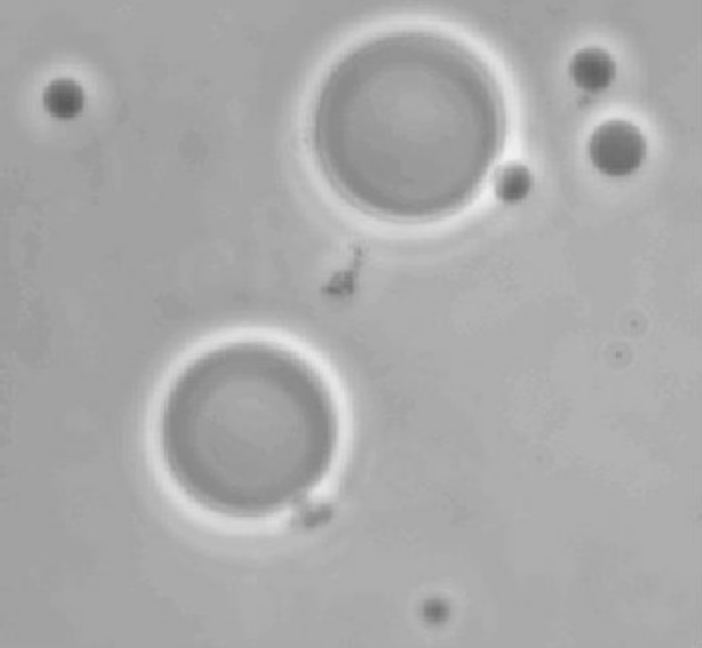
#> input picture images/cell.tif, 702 x 648 px
$ jupyter execute --allow-errors 'Otsus Optimal Global Thresholding.ipynb'
#> lines starting #> are read from the running program, lines starting #| are printed output that depends on the picture; after the words box and inside, x2 and y2 are one past the last pixel; in counts of white or black regions, pixels touching at a corner belong together
[cell 1]
import numpy as np
import cv2
import matplotlib.pyplot as plt
import seaborn as sns
from ipynb.fs.full.my_functions import global_threshold

<h1> Otsu's Optimal Global Thresholding </h1>

<p> For derivation refer the pdf derivation file or the book </p>
Basically, we find a threshold value k = k* such that the equation &nbsp;
$ { \large
    \sigma_B^2(k) = \frac{[m_G P_1(k) - m(k)]^2}{P_1(k) [1 - P_1(k)]}
}
$
is maximized.
<p style = "text-align:center"> <b>Or,</b></p>
find k* such that,
$ \normalsize \begin{equation}
\sigma_B^2(k^*) = \smash{\displaystyle\max_{0 \leq k \leq L-1}} \sigma_B^2(k)
\end{equation} $

<b>Where</b>, <br>

 $ P_1(k) = $ probability that a pixel chosen at random from image belongs to the class 1 of the thresholded image.<br>

 $ m_G = $ the average/expected intensity of the entire image <br>

 $ m(k) = $ the average/expected intensity of the image upto threshold k <br>

$ \sigma_B^2(k) = $ the between-class variance between the two image segments obtained after thresholding.

[cell 2]
def otsu_threshold(image) :
    '''
    This function calculates the optimal global threshold using otsus method.
    Inputs:
    image => a numpy array respresentation of the grayscale image

    returns:
    k_star => optimal global threshold
    cache :{
    P1_kstar => probability that pixel is in class 1
    P2_kstar => probability that pixel is in class 2
    n_star => separibility measure constant. (more means highly separable classes)
    sigma_g => global variance
    m => list of all cumulative means
    P1 => list of all cumulative sums
    sigma_b => list of all between-cluster variances

    }

    '''
    totalPixels = image.reshape(-1).shape[0]
    image_dup = np.copy(image).reshape(-1)
    intensities = np.array(range(0, 256))

    #get the histogram frequencies
    hist, _ = np.histogram(image, bins = 256, range = (0, 255))
    #calculate probabilities
    probs = hist / totalPixels

    #stores cumulative probability sum
    P1 = []

    #stores cumulative mean | expected value
    m = []

    #store between class variance
    sigma_B = []

    #find global expected intensity
    m_G = np.sum(probs[0 : 256] * intensities[0 : 256])

    #loop through all possible k values
    for k in range(0, 256):

        #append cumulative probability
        P1.append(np.sum(probs[0 : k + 1]))

        #append cumulative mean
        m.append(np.sum(probs[0 : k + 1] * intensities[0 : k + 1]))

        #append value of between-class variance
        if P1[k] * (1 - P1[k]) > 0:
            variance = np.power((m_G * P1[k] - m[k]), 2) / (P1[k] * (1 - P1[k]))

        else:
            variance = 0

        sigma_B.append(variance)


    #get index where sigma_B is maximum
    sigma_B = np.array(sigma_B)
    max_indices = np.where(sigma_B == sigma_B.max())[0]

    #average the max indices
    k_star = int(np.mean(max_indices))

    #calculate global variance
    sigma_G = np.sum(np.power(intensities - m_G, 2) * probs)

    #calculate separability measure
    n_star = sigma_B[k_star] / sigma_G

    #calculate P1_kstar
    P1_kstar = P1[k_star]

    #calculate P2 kstar
    P2_kstar = 1 - P1_kstar

    cache = {
        "n_star" : n_star,
        "P2_kstar" : P2_kstar,
        "P1_kstar" : P1_kstar,
        "sigma_g" : sigma_G,
        "P1" : P1,
        "m" : m,
        "sigma_b" : sigma_B

    }

    return (k_star, cache)

<h2> Load Image </h2>

[cell 3]
image = cv2.cvtColor(cv2.imread("../images/cell.tif"), cv2.COLOR_BGR2GRAY)
#> image: shape (648, 702); min 90, max 241, mean 169.6

plt.imshow(image, cmap = 'gray', vmin = 0, vmax = 255)

<h2> Basic Global Thresholding </h2>

#> (a cell that did not finish here is left out)

[cell 5]
plt.title('Histogram of intensities', fontsize = 15)
plt.xlabel("Intensities", fontsize = 15)
plt.ylabel("No of pixels", fontsize = 15)
plt.xlim(0, 255)
plt.hist(image.reshape(-1), bins = 256, range = (0, 255))
plt.show()
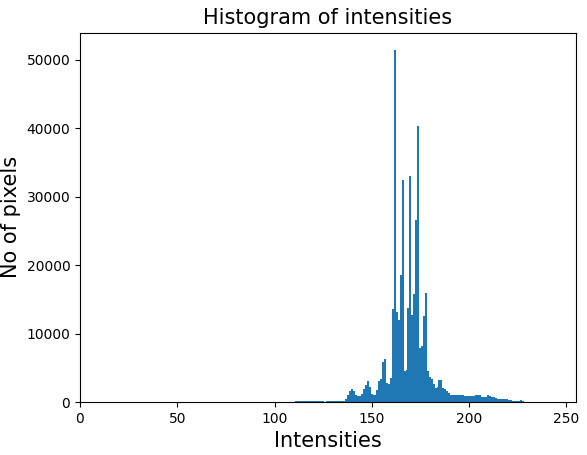
#> figure drawn by matplotlib, 1 panel; tallest bar 51417 high, from x = 161.4 to 162.4

<p>Basic global thresholding didn't perform well in this case. The algorithm found small valley between 150 and 180, which was not optimal in this case. </p>

<h2> Using Otsu's Technique </h2>

[cell 6]
k_star, cache = otsu_threshold(image)
#> in otsu_threshold, `hist, _ = np.histogram(image, bins = 256, range = (0, 255))`: hist = 256 values, max 51417 at index 162, min 0 at index 0, mean 1776.9
#> in otsu_threshold, `probs = hist / totalPixels`: probs = 256 values, max 0.113 at index 162, min 0 at index 0, mean 0.00391
#> in otsu_threshold, `m_G = np.sum(probs[0 : 256] * intensities[0 : 256])`: m_G = 169.6
#> the loop in otsu_threshold, `for k in range(0, 256):` made 256 passes
#> variance on passes 91 to 100: 0.0975, 0.451, 0.769, 1.1, 1.32, 1.57, 1.82, 2.21, 2.54, 2.87
#> after the loop in otsu_threshold, `for k in range(0, 256):`: P1 = 256 values, max 1 at index 241, min 0 at index 0, mean 0.337; m = 256 values, max 169.6 at index 241, min 0 at index 0, mean 56.49; sigma_B = 256 values, max 88.93 at index 181, min 0 at index 0, mean 23.54
#> in otsu_threshold, `max_indices = np.where(sigma_B == sigma_B.max())[0]`: max_indices = [181]
#> in otsu_threshold, `k_star = int(np.mean(max_indices))`: k_star = 181
#> in otsu_threshold, `sigma_G = np.sum(np.power(intensities - m_G, 2) * probs)`: sigma_G = 190.7
#> in otsu_threshold, `n_star = sigma_B[k_star] / sigma_G`: n_star = 0.466
#> in otsu_threshold, `P1_kstar = P1[k_star]`: P1_kstar = 0.895
#> in otsu_threshold, `P2_kstar = 1 - P1_kstar`: P2_kstar = 0.105
#> k_star = 181; cache = 7 items


resImg = []

for pixel in image.reshape(-1) :

    if pixel > k_star:
        resImg.append(255)
        continue

    resImg.append(0)
#> this loop made 454896 passes
#> pixel on passes 1 to 3: 166, 166, 166
#> after the loop, resImg = 454896 items

resImg = np.array(resImg).reshape(image.shape)
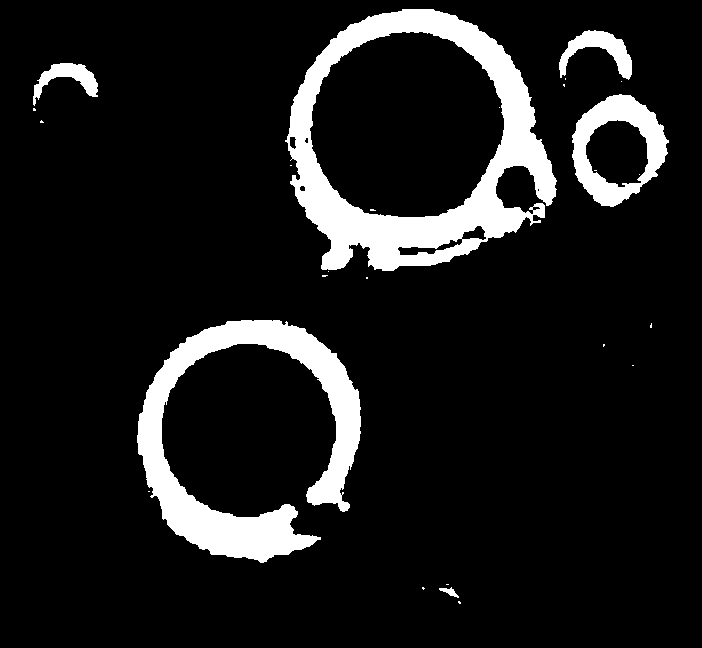
#> resImg: shape (648, 702) int64; 10.5% white; 26 white regions (20 under 20 px), largest, box (x1, y1, x2, y2) and area: (285, 9, 557, 271) 22892, (137, 320, 361, 563) 17674, (572, 94, 669, 207) 4664, (559, 30, 632, 80) 1454, (33, 63, 98, 106) 1064, (439, 587, 459, 598) 92

plt.title(f"Otsus thresholding with optimal K = {k_star}")
plt.imshow(resImg, cmap = 'gray', vmin = 0, vmax = 255)

<h2> Plotting sigma_B</h2>

[cell 7]
plt.plot(range(0, 256), cache['sigma_b'])
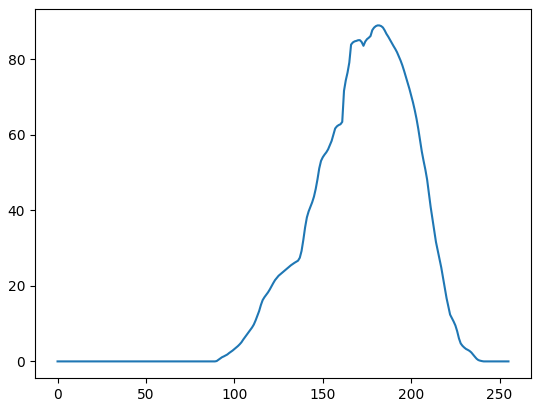
#> figure drawn by matplotlib, 1 panel; curve peaks at x = 181, y = 88.93
